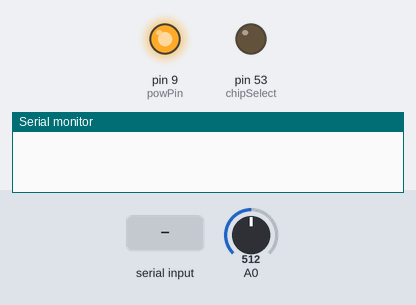
This sketch was run on a simulated Arduino Mega 2560, built with avr-gcc and run on an emulated ATmega2560. Parts: output pins drawn as LEDs (lit = HIGH), the last lines printed to the serial monitor. Inputs (shaded band) come from the test bench; at power-on: A0 = 512. Storage starts empty; the modem accepts every AT command (registered, SIM ready, sends succeed) and sends nothing else.

Above: at 0.2 s.
At 5.9 s:
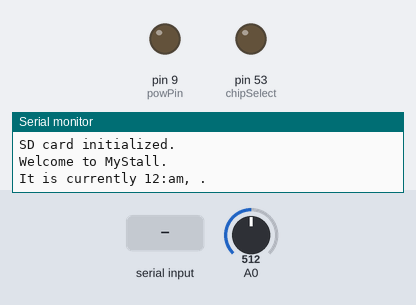
6.0 s: A0 set to 716
8.2 s: "90,45,200\n" received over the second serial link
Timing chart, 0 to 11.2 s (numbered marks = the images above; inputs shaded):
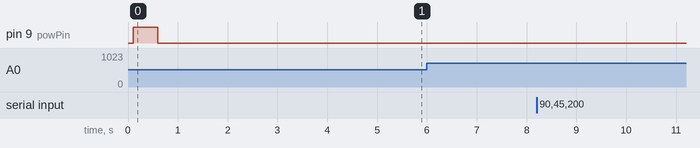

The sketch:

Mega_MERGE_AggregateData_12214_925pm.ino
```cpp
#include <SD.h>

#define powPin 9
#define chipSelect 53

int currTimer = 0;
int prevTimer = 0;
int lapTimer = 0;
int aggTimer = 0;
int intervalTimer = 0;
const int writeInterval = 10000;
const int aggInterval = 30000;

String rawDateTime;
String year;
String month;
String day;
int yearInt = 0;
int monthInt = 0;
int dayInt = 0;
String dateString;
String hour;
String minute;
String second;
String hour12;
String timeString;
String dateLongString;
String time12hrString;
String fullDataString;

int h2oLevel = 0;
int h2oLastLevel = 0;
const int h2oChangeTrigger = 10;
int h2oAmtCons = 0;

void setup() {
  pinMode(powPin, OUTPUT);
  pinMode(chipSelect, OUTPUT);  // Required for SD lib fxn

  Serial.begin(19200);
  Serial1.begin(19200);

  powerUp();
  gprsBootLoop();
  clearStrings();
  delay(1000);

  if (!SD.begin(chipSelect)) {
    Serial.println("Card failed, or not present.");
    return;
  }
  Serial.println("SD card initialized.");
  Serial.println();

  Serial.println("Welcome to MyStall.");
  Serial.println();
  delay(1000);

  getDateTime();
  dateLongConst();
  time12hrConst();

  Serial.print("It is currently ");
  Serial.print(time12hrString);
  Serial.print(", ");
  Serial.print(dateLongString);
  Serial.println(".");
  Serial.println();

  h2oLevelRead();
  h2oLastLevel = h2oLevel;

  currTimer = millis();
  prevTimer = millis();
  aggTimer = millis();

  clearStrings();
}

void loop() {
  currTimer = millis();
  intervalTimer = currTimer - prevTimer;
  lapTimer = currTimer - aggTimer;
  if (lapTimer >= aggInterval) {
    h2oLevelRead();
    Serial.println("Data aggregation occurs here.");
    Serial.println();
    h2oAmtConsSince();
    h2oWriteSD();
    prevTimer = currTimer;
    aggTimer = currTimer;
  }
  else if(intervalTimer >= writeInterval) {
    h2oLevelRead();
    h2oWriteSD();
    prevTimer = currTimer;
  }
  else {
    //int nextWrite = (writeInterval - intervalTimer) / 1000;
    //Serial.println(nextWrite);
  }
  h2oCheckChange();
  delay(1000);
}

// Software start-up function for GPRS shield
void powerUp() {
  digitalWrite(powPin, LOW);
  delay(100);
  digitalWrite(powPin, HIGH);
  delay(500);
  digitalWrite(powPin, LOW);
  delay(100);
}

void gprsBootLoop() {
  Serial.print("Initializing GPRS...");
  while(dateString == 0) {
    getDateTime();
    delay(1000);
  }
  Serial.println("GPRS ready.");
  Serial.println();
}

void clearStrings() {
  dateString = "";
  timeString = "";
  fullDataString = "";
}

void concatStrings() {
  fullDataString += dateString;
  fullDataString += ",";
  fullDataString += timeString;
  fullDataString += ",";
  fullDataString += h2oLevel;
}

void getDateTime() {
  year = "";
  month = "";
  day = "";
  Serial1.println("AT+CCLK?");  // Request date and time from GPRS
  if(Serial1.available()) {  // If data is coming from GPRS
    while(Serial1.available()) {  // Read the data into string from incoming bytes while they're available
      char c = Serial1.read();  // Read each byte sent, one at a time, into storage variable
      rawDateTime += c;  // Add character to the end of the data string to be written to SD later
    }
    for(int y = 8; y < 10; y++) {
      year += String(rawDateTime.charAt(y));
      yearInt = year.toInt();
    }
    for(int mo = 11; mo < 13; mo++) {
      month += String(rawDateTime.charAt(mo));
      monthInt = month.toInt();
    }
    for(int d = 14; d < 16; d++) {
      day += String(rawDateTime.charAt(d));
      dayInt = day.toInt();
    }
    for(int t = 17; t < 25; t++)
      timeString += String(rawDateTime.charAt(t));

    dateString += String(month);
    dateString += "/";
    dateString += String(day);
    dateString += "/";
    dateString += String(year);
  }
  rawDateTime = "";
}

void time12hrConst() {
  hour = "";
  minute = "";
  second = "";
  hour12 = "";

  for(int h = 0; h < 2; h++)
    hour += String(timeString.charAt(h));
  for(int mi = 3; mi < 5; mi++)
    minute += String(timeString.charAt(mi));
  for(int s = 6; s < 8; s++)
    second += String(timeString.charAt(s));

  if(hour.toInt() > 12) {
    hour12 += String(hour.toInt() - 12);
    time12hrString += String(hour12);
    time12hrString += ":";
    time12hrString += String(minute);
    time12hrString += "pm";
  }
  else if (hour.toInt() == 0) {
    hour12 += "12";
    time12hrString += String(hour12);
    time12hrString += ":";
    time12hrString += String(minute);
    time12hrString += "am";
  }
  else {
    hour12 += String(hour.toInt());
    time12hrString += hour12;
    time12hrString += ":";
    time12hrString += minute;
    time12hrString += "am";
  }
}

void dateLongConst() {
  String yearLong = "";
  String monthLong = "";
  String dayLong = "";
  dateLongString = "";
  // Format year
  yearLong += "20";  // Add leading "20" to form long form of date
  yearLong += String(year);  // Append short date parsed from gprs data

  // Format day
  dayLong += String(dayInt);  // Convert to integer function removes and leading 0's

  // Format month
  switch(monthInt)  // Convert to integer and use switch case to convert month number to long form
  {
  case 0:
    return;
  case 1:
    monthLong += "January";
    break;
  case 2:
    monthLong += "February";
    break;
  case 3:
    monthLong += "March";
    break;
  case 4:
    monthLong += "April";
    break;
  case 5:
    monthLong += "May";
    break;
  case 6:
    monthLong += "June";
    break;
  case 7:
    monthLong += "July";
    break;
  case 8:
    monthLong += "August";
    break;
  case 9:
    monthLong += "September";
    break;
  case 10:
    monthLong += "October";
    break;
  case 11:
    monthLong += "November";
    break;
  case 12:
    monthLong += "December";
    break;
  }
  // Concatenate strings to form full long date
  dateLongString += String(monthLong);
  dateLongString += " ";
  dateLongString += String(dayLong);
  dateLongString += ", ";
  dateLongString += String(yearLong);
}

void h2oLevelRead() {
  int h2oReadVal = analogRead(A0);
  h2oLevel = h2oReadVal / 9.22;  // Divide by (MaximumPossibleReading / 100) for 0-100 scale
}

void h2oCheckChange() {
  h2oLevelRead();
  if(abs(h2oLevel - h2oLastLevel) >= h2oChangeTrigger) {
    Serial.print(">= 10% change detected. Confirming...");
    delay(5000);
    h2oLevelRead();
    if(abs(h2oLevel - h2oLastLevel) >= h2oChangeTrigger) {
      Serial.println("change confirmed.");
      h2oWriteSD();
      prevTimer = currTimer;
      h2oLastLevel = h2oLevel;
    }
    else {
      Serial.println("detected change was a false-positive.");
      Serial.println();
    }
  }
}

void h2oWriteSD() {
  getDateTime();
  concatStrings();
  sdWriteData();
  delay(1000);
  Serial.println();
  clearStrings();
}

void sdWriteData() {
  File dataFile = SD.open("LOGGING.TXT", FILE_WRITE);  // Open data file, with full privileges, for writing
  if(dataFile) {  // If file on SD card is opened successfully
    dataFile.println(fullDataString);  // Print dataString to it
    dataFile.close();  // Close the data file and proceed
    Serial.println();
    Serial.println(fullDataString);
  }
  else {
    Serial.println("Error opening file while attempting to write to SD.");  // If data file can't be opened, produce an error message
  }
}

void h2oAmtConsSince() {

}
```
